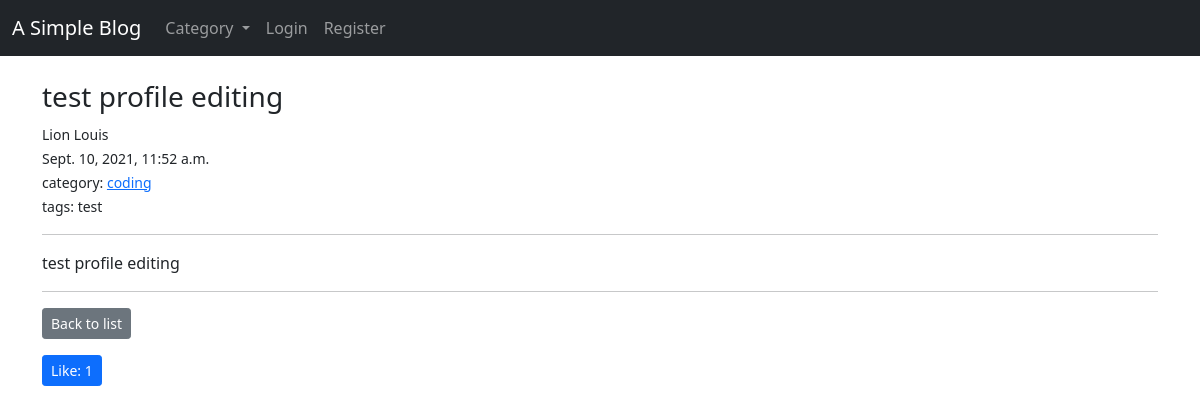
Screenshot of /article/34/ with the database file from the repository.
### myBlog/models.py (models this page shows, shortened)
class Post(models.Model):
    title = models.CharField(max_length=255)
    author = models.ForeignKey(User, on_delete=CASCADE, null=False)
    tag = models.CharField(max_length=255)
    category = models.CharField(max_length=50, default="coding")
    body = RichTextField(blank=True, null=True)
    post_time = models.DateTimeField(auto_now_add=True)
    likes = models.ManyToManyField(User, related_name="like_list")
    class Meta:
        ordering = ['-post_time']
    def total_likes(self):
        return self.likes.count()

### myBlog/views.py (the view)
# urls.py: path('article/<int:pk>/', views.ArticleDetailView.as_view(),
class ArticleDetailView(generic.DetailView):
    model = Post
    template_name = 'myBlog/article_detail.html'
    def get_context_data(self, **kwargs):
        post = get_object_or_404(Post, pk=self.kwargs['pk'])
        liked = False
        if post.likes.filter(pk=self.request.user.id):
            liked = True
        context = super().get_context_data(**kwargs)
        context['liked'] = liked
        return context

### myBlog/context_processors.py (called while the page is built)
def get_category_list(request):
    category_list = Category.objects.all()
    return {
        'category_list': category_list,
    }

### myBlog/models.py (called while the page is built)
    def __str__(self):
        return self.name

### myBlog/templates/myBlog/article_detail.html (shortened to what this page needs)
{% extends 'base.html' %}  {% block body %}
<br>
<h3>{{ post.title }}</h3>
<small>{{ post.author.first_name }} {{ post.author.last_name }}</small>
<br />
<small>{{ post.post_time }}</small>
<br />
<small>category: <a href="{% url 'category_posts' post.category %}">{{ post.category }}</a></small>
<br />
<small>tags: {{ post.tag }}</small>
<hr />
<p>{{ post.body|safe }}</p>
<hr>
<p>
	<a href="{% url 'home' %}" class="btn btn-secondary btn-sm">Back to list</a>
	<br>
	<form action="{% url 'like' post.pk %}" method="POST">
		<button class="{% if liked %} btn btn-danger btn-sm {% endif %} btn btn-primary btn-sm">Like:
			{{ post.total_likes }}</button>
	</form>
</p>
{% endblock %}

### rows the page displays
Post: title "test profile editing", author.first_name "Lion", author.last_name "Louis", post_time "Sept. 10, 2021, 11:52 a.m.", category "coding", tag "test", body "test profile editing", total_likes "1"
